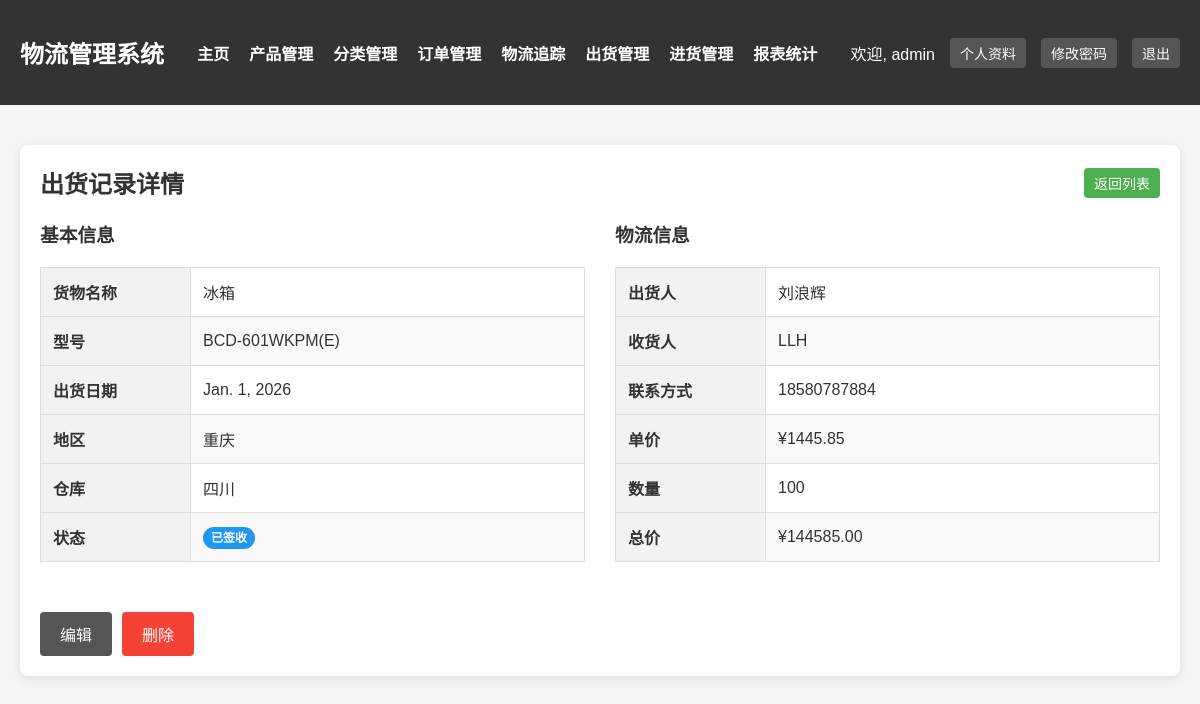
The app's page /accounts/shipments/1/ (signed in) with its own data.
### core/models.py (models this page shows, shortened)
class Shipment(models.Model):
    STATUS_CHOICES = [
        ('shipped', '已发货'),
        ('received', '已签收'),
        ('exception', '异常'),
    ]
    goods_name = models.CharField(max_length=100, verbose_name='货物名称')
    model = models.CharField(max_length=100, verbose_name='出货型号')
    ship_date = models.DateField(verbose_name='出货日期')
    region = models.CharField(max_length=100, verbose_name='出货地区')
    warehouse = models.CharField(max_length=100, verbose_name='出货仓库')
    shipper = models.CharField(max_length=100, verbose_name='出货人')
    receiver = models.CharField(max_length=100, verbose_name='收货人')
    contact = models.CharField(max_length=20, verbose_name='联系方式')
    unit_price = models.DecimalField(max_digits=10, decimal_places=2, verbose_name='单价')
    quantity = models.IntegerField(verbose_name='出货数量')
    total_price = models.DecimalField(max_digits=15, decimal_places=2, verbose_name='出货总价')
    status = models.CharField(max_length=20, choices=STATUS_CHOICES, default='shipped', verbose_name='出货状态')
    remark = models.TextField(blank=True, null=True, verbose_name='备注')
    created_by = models.ForeignKey(User, on_delete=models.SET_NULL, null=True, verbose_name='创建人')
    created_at = models.DateTimeField(auto_now_add=True, verbose_name='创建时间')
    updated_at = models.DateTimeField(auto_now=True, verbose_name='更新时间')
    class Meta:
        verbose_name = '出货记录'
        verbose_name_plural = '出货记录'
        ordering = ['-ship_date', '-created_at']

### core/views.py (the view)
# urls.py: path('shipments/<int:pk>/', views.shipment_detail, name='shipment_detail'),
@login_required
def shipment_detail(request, pk):
    shipment = get_object_or_404(Shipment, pk=pk)
    return render(request, 'core/shipment_detail.html', {'shipment': shipment})

### core/templates/core/shipment_detail.html (shortened to what this page needs)
{% extends 'core/base.html' %}
{% block content %}
    <div class="content">
        <div class="content-header">
            <h2>出货记录详情</h2>
            <a href="{% url 'shipment_list' %}" class="btn btn-sm btn-primary">返回列表</a>
        </div>
        <div style="display: grid; grid-template-columns: 1fr 1fr; gap: 30px;">
            <div>
                <h3>基本信息</h3>
                <table>
                    <tr>
                        <th style="width: 150px;">货物名称</th>
                        <td>{{ shipment.goods_name }}</td>
                    </tr>
                    <tr>
                        <th>型号</th>
                        <td>{{ shipment.model }}</td>
                    </tr>
                    <tr>
                        <th>出货日期</th>
                        <td>{{ shipment.ship_date }}</td>
                    </tr>
                    <tr>
                        <th>地区</th>
                        <td>{{ shipment.region }}</td>
                    </tr>
                    <tr>
                        <th>仓库</th>
                        <td>{{ shipment.warehouse }}</td>
                    </tr>
                    <tr>
                        <th>状态</th>
                        <td>
                            <span class="status-badge status-{{ shipment.status }}">{{ shipment.get_status_display }}</span>
                        </td>
                    </tr>
                </table>
            </div>
            <div>
                <h3>物流信息</h3>
                <table>
                    <tr>
                        <th style="width: 150px;">出货人</th>
                        <td>{{ shipment.shipper }}</td>
                    </tr>
                    <tr>
                        <th>收货人</th>
                        <td>{{ shipment.receiver }}</td>
                    </tr>
                    <tr>
                        <th>联系方式</th>
                        <td>{{ shipment.contact }}</td>
                    </tr>
                    <tr>
                        <th>单价</th>
                        <td>¥{{ shipment.unit_price }}</td>
                    </tr>
                    <tr>
                        <th>数量</th>
                        <td>{{ shipment.quantity }}</td>
                    </tr>
                    <tr>
                        <th>总价</th>
                        <td>¥{{ shipment.total_price }}</td>
                    </tr>
                </table>
            </div>
        </div>
        <div style="margin-top: 30px; display: flex; gap: 10px;">
            <a href="{% url 'shipment_update' shipment.id %}" class="btn btn-secondary">编辑</a>
            <a href="{% url 'shipment_delete' shipment.id %}" class="btn btn-danger" onclick="return confirm('确定要删除这条记录吗？');">删除</a>
        </div>
    </div>
{% endblock %}

### core/templates/core/base.html (shortened to what this page needs)
<!DOCTYPE html>
<html lang="zh-CN">
<head>
</head>
<body>
    {% if user.is_authenticated %}
    <nav class="navbar">
        <div class="container">
            <h1>物流管理系统</h1>
            <ul class="nav-menu">
                <li><a href="{% url 'index' %}">主页</a></li>
                <li><a href="{% url 'product_list' %}">产品管理</a></li>
                <li><a href="{% url 'product_category_list' %}">分类管理</a></li>
                <li><a href="{% url 'order_list' %}">订单管理</a></li>
                <li><a href="{% url 'logistics_list' %}">物流追踪</a></li>
                <li><a href="{% url 'shipment_list' %}">出货管理</a></li>
                <li><a href="{% url 'purchase_list' %}">进货管理</a></li>
                <li><a href="{% url 'sales_report' %}">报表统计</a></li>
            </ul>
            <div class="user-info">
                <span>欢迎, {{ user.username }}</span>
                <a href="{% url 'user_profile' %}" class="btn btn-sm btn-secondary">个人资料</a>
                <a href="{% url 'change_password' %}" class="btn btn-sm btn-secondary">修改密码</a>
                <a href="{% url 'logout' %}" class="btn btn-sm btn-secondary">退出</a>
            </div>
        </div>
    </nav>
    {% endif %}
    <div class="container">
        {% block content %}
        {% endblock %}
    </div>
</body>
</html>

### core/templates/core/base.html (style rules this page uses)
* { margin: 0; padding: 0; box-sizing: border-box; }
body { font-family: Arial, sans-serif; background-color: #f5f5f5; color: #333; }
.container { max-width: 1200px; margin: 0 auto; padding: 20px; }
.btn { display: inline-block; padding: 10px 20px; background-color: #4CAF50; color: white; text-decoration: none; border: none; border-radius: 4px; cursor: pointer; font-size: 16px; }
.btn-primary { background-color: #4CAF50; }
.btn-secondary { background-color: #555; }
.btn-danger { background-color: #f44336; }
.btn-sm { padding: 5px 10px; font-size: 14px; }
.navbar { background-color: #333; color: white; padding: 15px 0; }
.navbar .container { display: flex; justify-content: space-between; align-items: center; }
.navbar h1 { font-size: 24px; margin: 0; }
.nav-menu { list-style: none; display: flex; gap: 20px; }
.nav-menu a { color: white; text-decoration: none; font-weight: bold; }
.user-info { display: flex; align-items: center; gap: 15px; }
.content { background-color: white; padding: 20px; border-radius: 8px; box-shadow: 0 2px 10px rgba(0, 0, 0, 0.1); margin-top: 20px; }
.content-header { display: flex; justify-content: space-between; align-items: center; margin-bottom: 20px; }
.content-header h2 { margin: 0; }
table { width: 100%; border-collapse: collapse; margin: 20px 0; }
table, th, td { border: 1px solid #ddd; }
th, td { padding: 12px; text-align: left; }
th { background-color: #f2f2f2; font-weight: bold; }
tr:nth-child(even) { background-color: #f9f9f9; }
.status-badge { padding: 4px 8px; border-radius: 12px; font-size: 12px; font-weight: bold; }
.status-received { background-color: #2196F3; color: white; }

### records on screen
Shipment: goods_name "冰箱", model "BCD-601WKPM(E)", ship_date "Jan. 1, 2026", region "重庆", warehouse "四川", status "已签收", shipper "刘浪辉", receiver "LLH", contact "18580787884", unit_price "1445.85", quantity "100", total_price "144585.00"

### other values on screen
{{ user.username }} "admin"
